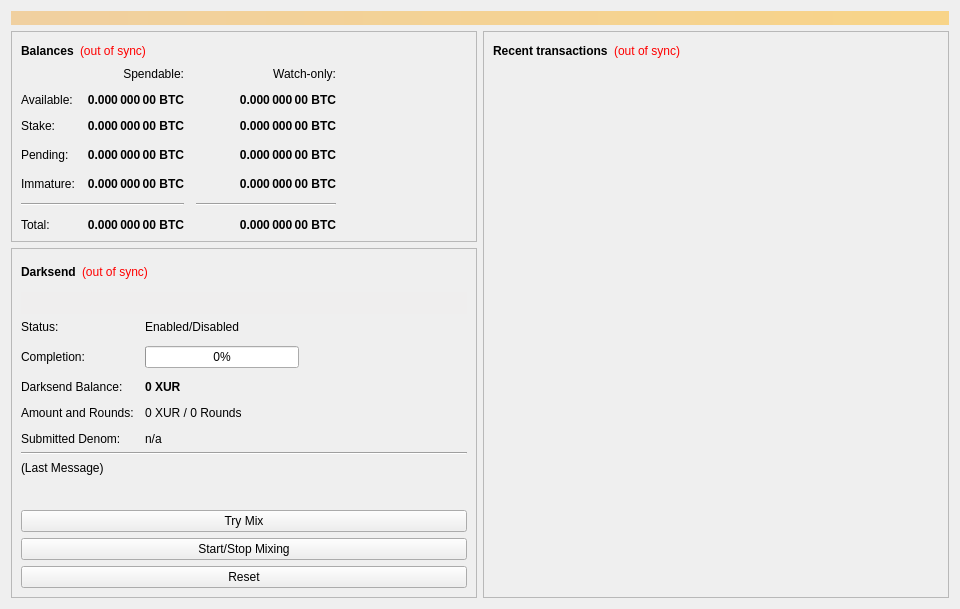
<?xml version="1.0" encoding="UTF-8"?>
<ui version="4.0">
 <class>OverviewPage</class>
 <widget class="QWidget" name="OverviewPage">
  <property name="geometry">
   <rect>
    <x>0</x>
    <y>0</y>
    <width>960</width>
    <height>594</height>
   </rect>
  </property>
  <property name="minimumSize">
   <size>
    <width>960</width>
    <height>0</height>
   </size>
  </property>
  <property name="windowTitle">
   <string>Form</string>
  </property>
  <layout class="QVBoxLayout" name="topLayout">
   <item>
    <widget class="QLabel" name="labelAlerts">
     <property name="visible">
      <bool>false</bool>
     </property>
     <property name="styleSheet">
      <string notr="true">background-color: qlineargradient(x1: 0, y1: 0, x2: 1, y2: 0, stop:0 #F0D0A0, stop:1 #F8D488); color:#000000;</string>
     </property>
     <property name="wordWrap">
      <bool>true</bool>
     </property>
     <property name="margin">
      <number>3</number>
     </property>
    </widget>
   </item>
   <item>
    <layout class="QHBoxLayout" name="horizontalLayout" stretch="1,1">
     <item>
      <layout class="QVBoxLayout" name="verticalLayout_2">
       <item>
        <widget class="QFrame" name="frame">
         <property name="frameShape">
          <enum>QFrame::StyledPanel</enum>
         </property>
         <property name="frameShadow">
          <enum>QFrame::Raised</enum>
         </property>
         <layout class="QVBoxLayout" name="verticalLayout_4">
          <item>
           <layout class="QHBoxLayout" name="horizontalLayout_4">
            <item>
             <widget class="QLabel" name="label_5">
              <property name="font">
               <font>
                <weight>75</weight>
                <bold>true</bold>
               </font>
              </property>
              <property name="text">
               <string>Balances</string>
              </property>
             </widget>
            </item>
            <item>
             <widget class="QLabel" name="labelWalletStatus">
              <property name="cursor">
               <cursorShape>WhatsThisCursor</cursorShape>
              </property>
              <property name="toolTip">
               <string>The displayed information may be out of date. Your wallet automatically synchronizes with the Baxur network after a connection is established, but this process has not completed yet.</string>
              </property>
              <property name="styleSheet">
               <string notr="true">QLabel { color: red; }</string>
              </property>
              <property name="text">
               <string notr="true">(out of sync)</string>
              </property>
              <property name="alignment">
               <set>Qt::AlignLeading|Qt::AlignLeft|Qt::AlignVCenter</set>
              </property>
             </widget>
            </item>
            <item>
             <spacer name="horizontalSpacer_3">
              <property name="orientation">
               <enum>Qt::Horizontal</enum>
              </property>
              <property name="sizeHint" stdset="0">
               <size>
                <width>40</width>
                <height>20</height>
               </size>
              </property>
             </spacer>
            </item>
           </layout>
          </item>
          <item>
           <layout class="QGridLayout" name="gridLayout">
            <property name="spacing">
             <number>12</number>
            </property>
            <item row="3" column="2">
             <widget class="QLabel" name="labelWatchPending">
              <property name="font">
               <font>
                <weight>75</weight>
                <bold>true</bold>
               </font>
              </property>
              <property name="cursor">
               <cursorShape>IBeamCursor</cursorShape>
              </property>
              <property name="toolTip">
               <string>Unconfirmed transactions to watch-only addresses</string>
              </property>
              <property name="text">
               <string notr="true">0.000 000 00 BTC</string>
              </property>
              <property name="alignment">
               <set>Qt::AlignRight|Qt::AlignTrailing|Qt::AlignVCenter</set>
              </property>
              <property name="textInteractionFlags">
               <set>Qt::LinksAccessibleByMouse|Qt::TextSelectableByKeyboard|Qt::TextSelectableByMouse</set>
              </property>
             </widget>
            </item>
            <item row="3" column="1">
             <widget class="QLabel" name="labelUnconfirmed">
              <property name="font">
               <font>
                <weight>75</weight>
                <bold>true</bold>
               </font>
              </property>
              <property name="cursor">
               <cursorShape>IBeamCursor</cursorShape>
              </property>
              <property name="toolTip">
               <string>Total of transactions that have yet to be confirmed, and do not yet count toward the spendable balance</string>
              </property>
              <property name="text">
               <string notr="true">0.000 000 00 BTC</string>
              </property>
              <property name="alignment">
               <set>Qt::AlignRight|Qt::AlignTrailing|Qt::AlignVCenter</set>
              </property>
              <property name="textInteractionFlags">
               <set>Qt::LinksAccessibleByMouse|Qt::TextSelectableByKeyboard|Qt::TextSelectableByMouse</set>
              </property>
             </widget>
            </item>
            <item row="4" column="2">
             <widget class="QLabel" name="labelWatchImmature">
              <property name="font">
               <font>
                <weight>75</weight>
                <bold>true</bold>
               </font>
              </property>
              <property name="cursor">
               <cursorShape>IBeamCursor</cursorShape>
              </property>
              <property name="toolTip">
               <string>Mined balance in watch-only addresses that has not yet matured</string>
              </property>
              <property name="text">
               <string notr="true">0.000 000 00 BTC</string>
              </property>
              <property name="alignment">
               <set>Qt::AlignRight|Qt::AlignTrailing|Qt::AlignVCenter</set>
              </property>
              <property name="textInteractionFlags">
               <set>Qt::LinksAccessibleByMouse|Qt::TextSelectableByKeyboard|Qt::TextSelectableByMouse</set>
              </property>
             </widget>
            </item>
            <item row="5" column="0" colspan="2">
             <widget class="Line" name="lineSpendableBalance">
              <property name="orientation">
               <enum>Qt::Horizontal</enum>
              </property>
             </widget>
            </item>
            <item row="5" column="2">
             <widget class="Line" name="lineWatchBalance">
              <property name="sizePolicy">
               <sizepolicy hsizetype="Preferred" vsizetype="Fixed">
                <horstretch>0</horstretch>
                <verstretch>0</verstretch>
               </sizepolicy>
              </property>
              <property name="minimumSize">
               <size>
                <width>140</width>
                <height>0</height>
               </size>
              </property>
              <property name="orientation">
               <enum>Qt::Horizontal</enum>
              </property>
             </widget>
            </item>
            <item row="6" column="0">
             <widget class="QLabel" name="labelTotalText">
              <property name="text">
               <string>Total:</string>
              </property>
             </widget>
            </item>
            <item row="4" column="1">
             <widget class="QLabel" name="labelImmature">
              <property name="font">
               <font>
                <weight>75</weight>
                <bold>true</bold>
               </font>
              </property>
              <property name="cursor">
               <cursorShape>IBeamCursor</cursorShape>
              </property>
              <property name="toolTip">
               <string>Mined balance that has not yet matured</string>
              </property>
              <property name="text">
               <string notr="true">0.000 000 00 BTC</string>
              </property>
              <property name="alignment">
               <set>Qt::AlignRight|Qt::AlignTrailing|Qt::AlignVCenter</set>
              </property>
              <property name="textInteractionFlags">
               <set>Qt::LinksAccessibleByMouse|Qt::TextSelectableByKeyboard|Qt::TextSelectableByMouse</set>
              </property>
             </widget>
            </item>
            <item row="3" column="3">
             <spacer name="horizontalSpacer_2">
              <property name="orientation">
               <enum>Qt::Horizontal</enum>
              </property>
              <property name="sizeHint" stdset="0">
               <size>
                <width>40</width>
                <height>20</height>
               </size>
              </property>
             </spacer>
            </item>
            <item row="4" column="0">
             <widget class="QLabel" name="labelImmatureText">
              <property name="text">
               <string>Immature:</string>
              </property>
             </widget>
            </item>
            <item row="6" column="1">
             <widget class="QLabel" name="labelTotal">
              <property name="font">
               <font>
                <weight>75</weight>
                <bold>true</bold>
               </font>
              </property>
              <property name="cursor">
               <cursorShape>IBeamCursor</cursorShape>
              </property>
              <property name="toolTip">
               <string>Your current total balance</string>
              </property>
              <property name="text">
               <string notr="true">0.000 000 00 BTC</string>
              </property>
              <property name="alignment">
               <set>Qt::AlignRight|Qt::AlignTrailing|Qt::AlignVCenter</set>
              </property>
              <property name="textInteractionFlags">
               <set>Qt::LinksAccessibleByMouse|Qt::TextSelectableByKeyboard|Qt::TextSelectableByMouse</set>
              </property>
             </widget>
            </item>
            <item row="6" column="2">
             <widget class="QLabel" name="labelWatchTotal">
              <property name="font">
               <font>
                <weight>75</weight>
                <bold>true</bold>
               </font>
              </property>
              <property name="cursor">
               <cursorShape>IBeamCursor</cursorShape>
              </property>
              <property name="toolTip">
               <string>Current total balance in watch-only addresses</string>
              </property>
              <property name="text">
               <string notr="true">0.000 000 00 BTC</string>
              </property>
              <property name="alignment">
               <set>Qt::AlignRight|Qt::AlignTrailing|Qt::AlignVCenter</set>
              </property>
              <property name="textInteractionFlags">
               <set>Qt::LinksAccessibleByMouse|Qt::TextSelectableByKeyboard|Qt::TextSelectableByMouse</set>
              </property>
             </widget>
            </item>
            <item row="0" column="2">
             <widget class="QLabel" name="labelWatchonly">
              <property name="text">
               <string>Watch-only:</string>
              </property>
              <property name="alignment">
               <set>Qt::AlignRight|Qt::AlignTrailing|Qt::AlignVCenter</set>
              </property>
             </widget>
            </item>
            <item row="1" column="0">
             <widget class="QLabel" name="labelBalanceText">
              <property name="text">
               <string>Available:</string>
              </property>
             </widget>
            </item>
            <item row="1" column="1">
             <widget class="QLabel" name="labelBalance">
              <property name="font">
               <font>
                <weight>75</weight>
                <bold>true</bold>
               </font>
              </property>
              <property name="cursor">
               <cursorShape>IBeamCursor</cursorShape>
              </property>
              <property name="toolTip">
               <string>Your current spendable balance</string>
              </property>
              <property name="text">
               <string notr="true">0.000 000 00 BTC</string>
              </property>
              <property name="alignment">
               <set>Qt::AlignRight|Qt::AlignTrailing|Qt::AlignVCenter</set>
              </property>
              <property name="textInteractionFlags">
               <set>Qt::LinksAccessibleByMouse|Qt::TextSelectableByKeyboard|Qt::TextSelectableByMouse</set>
              </property>
             </widget>
            </item>
            <item row="2" column="0">
             <widget class="QLabel" name="label_10">
              <property name="text">
               <string>Stake:</string>
              </property>
             </widget>
            </item>
            <item row="2" column="1">
             <widget class="QLabel" name="labelStake">
              <property name="font">
               <font>
                <weight>75</weight>
                <bold>true</bold>
               </font>
              </property>
              <property name="cursor">
               <cursorShape>IBeamCursor</cursorShape>
              </property>
              <property name="toolTip">
               <string>Total of coins that was staked, and do not yet count toward the current balance</string>
              </property>
              <property name="text">
               <string notr="true">0.000 000 00 BTC</string>
              </property>
              <property name="alignment">
               <set>Qt::AlignRight|Qt::AlignTrailing|Qt::AlignVCenter</set>
              </property>
              <property name="textInteractionFlags">
               <set>Qt::LinksAccessibleByMouse|Qt::TextSelectableByKeyboard|Qt::TextSelectableByMouse</set>
              </property>
             </widget>
            </item>
            <item row="2" column="2">
             <widget class="QLabel" name="labelWatchStake">
              <property name="font">
               <font>
                <weight>75</weight>
                <bold>true</bold>
               </font>
              </property>
              <property name="cursor">
               <cursorShape>IBeamCursor</cursorShape>
              </property>
              <property name="toolTip">
               <string>Total of coins that was staked in watch-only addresses, and do not yet count toward the current watch-only balance</string>
              </property>
              <property name="text">
               <string notr="true">0.000 000 00 BTC</string>
              </property>
              <property name="alignment">
               <set>Qt::AlignRight|Qt::AlignTrailing|Qt::AlignVCenter</set>
              </property>
              <property name="textInteractionFlags">
               <set>Qt::LinksAccessibleByMouse|Qt::TextSelectableByKeyboard|Qt::TextSelectableByMouse</set>
              </property>
             </widget>
            </item>
            <item row="1" column="2">
             <widget class="QLabel" name="labelWatchAvailable">
              <property name="font">
               <font>
                <weight>75</weight>
                <bold>true</bold>
               </font>
              </property>
              <property name="cursor">
               <cursorShape>IBeamCursor</cursorShape>
              </property>
              <property name="toolTip">
               <string>Your current balance in watch-only addresses</string>
              </property>
              <property name="text">
               <string notr="true">0.000 000 00 BTC</string>
              </property>
              <property name="alignment">
               <set>Qt::AlignRight|Qt::AlignTrailing|Qt::AlignVCenter</set>
              </property>
              <property name="textInteractionFlags">
               <set>Qt::LinksAccessibleByMouse|Qt::TextSelectableByKeyboard|Qt::TextSelectableByMouse</set>
              </property>
             </widget>
            </item>
            <item row="3" column="0">
             <widget class="QLabel" name="labelPendingText">
              <property name="text">
               <string>Pending:</string>
              </property>
             </widget>
            </item>
            <item row="0" column="1">
             <widget class="QLabel" name="labelSpendable">
              <property name="text">
               <string>Spendable:</string>
              </property>
              <property name="alignment">
               <set>Qt::AlignRight|Qt::AlignTrailing|Qt::AlignVCenter</set>
              </property>
             </widget>
            </item>
           </layout>
          </item>
         </layout>
        </widget>
       </item>
       <item>
        <widget class="QFrame" name="frameDarksend">
         <property name="sizePolicy">
          <sizepolicy hsizetype="Expanding" vsizetype="Expanding">
           <horstretch>0</horstretch>
           <verstretch>0</verstretch>
          </sizepolicy>
         </property>
         <property name="minimumSize">
          <size>
           <width>0</width>
           <height>350</height>
          </size>
         </property>
         <property name="layoutDirection">
          <enum>Qt::LeftToRight</enum>
         </property>
         <property name="frameShape">
          <enum>QFrame::StyledPanel</enum>
         </property>
         <property name="frameShadow">
          <enum>QFrame::Raised</enum>
         </property>
         <layout class="QVBoxLayout" name="verticalLayout_5">
          <item>
           <layout class="QHBoxLayout" name="horizontalLayout_5">
            <item>
             <widget class="QLabel" name="label_2">
              <property name="font">
               <font>
                <weight>75</weight>
                <bold>true</bold>
               </font>
              </property>
              <property name="text">
               <string>Darksend</string>
              </property>
             </widget>
            </item>
            <item>
             <widget class="QLabel" name="labelDarksendSyncStatus">
              <property name="toolTip">
               <string>The displayed information may be out of date. Your wallet automatically synchronizes with the Baxur network after a connection is established, but this process has not completed yet.</string>
              </property>
              <property name="styleSheet">
               <string notr="true">QLabel { color: red; }</string>
              </property>
              <property name="text">
               <string notr="true">(out of sync)</string>
              </property>
              <property name="alignment">
               <set>Qt::AlignLeading|Qt::AlignLeft|Qt::AlignVCenter</set>
              </property>
             </widget>
            </item>
            <item>
             <spacer name="horizontalSpacer_4">
              <property name="orientation">
               <enum>Qt::Horizontal</enum>
              </property>
              <property name="sizeHint" stdset="0">
               <size>
                <width>40</width>
                <height>20</height>
               </size>
              </property>
             </spacer>
            </item>
           </layout>
          </item>
          <item>
           <widget class="QPushButton" name="runAutoDenom">
            <property name="palette">
             <palette>
              <active>
               <colorrole role="WindowText">
                <brush brushstyle="SolidPattern">
                 <color alpha="255">
                  <red>0</red>
                  <green>0</green>
                  <blue>0</blue>
                 </color>
                </brush>
               </colorrole>
               <colorrole role="Button">
                <brush brushstyle="SolidPattern">
                 <color alpha="255">
                  <red>239</red>
                  <green>238</green>
                  <blue>238</blue>
                 </color>
                </brush>
               </colorrole>
               <colorrole role="Light">
                <brush brushstyle="SolidPattern">
                 <color alpha="255">
                  <red>255</red>
                  <green>255</green>
                  <blue>255</blue>
                 </color>
                </brush>
               </colorrole>
               <colorrole role="Midlight">
                <brush brushstyle="SolidPattern">
                 <color alpha="255">
                  <red>247</red>
                  <green>246</green>
                  <blue>246</blue>
                 </color>
                </brush>
               </colorrole>
               <colorrole role="Dark">
                <brush brushstyle="SolidPattern">
                 <color alpha="255">
                  <red>119</red>
                  <green>119</green>
                  <blue>119</blue>
                 </color>
                </brush>
               </colorrole>
               <colorrole role="Mid">
                <brush brushstyle="SolidPattern">
                 <color alpha="255">
                  <red>159</red>
                  <green>159</green>
                  <blue>159</blue>
                 </color>
                </brush>
               </colorrole>
               <colorrole role="Text">
                <brush brushstyle="SolidPattern">
                 <color alpha="255">
                  <red>0</red>
                  <green>0</green>
                  <blue>0</blue>
                 </color>
                </brush>
               </colorrole>
               <colorrole role="BrightText">
                <brush brushstyle="SolidPattern">
                 <color alpha="255">
                  <red>255</red>
                  <green>255</green>
                  <blue>255</blue>
                 </color>
                </brush>
               </colorrole>
               <colorrole role="ButtonText">
                <brush brushstyle="SolidPattern">
                 <color alpha="255">
                  <red>0</red>
                  <green>0</green>
                  <blue>0</blue>
                 </color>
                </brush>
               </colorrole>
               <colorrole role="Base">
                <brush brushstyle="SolidPattern">
                 <color alpha="255">
                  <red>255</red>
                  <green>255</green>
                  <blue>255</blue>
                 </color>
                </brush>
               </colorrole>
               <colorrole role="Window">
                <brush brushstyle="SolidPattern">
                 <color alpha="255">
                  <red>239</red>
                  <green>238</green>
                  <blue>238</blue>
                 </color>
                </brush>
               </colorrole>
               <colorrole role="Shadow">
                <brush brushstyle="SolidPattern">
                 <color alpha="255">
                  <red>0</red>
                  <green>0</green>
                  <blue>0</blue>
                 </color>
                </brush>
               </colorrole>
               <colorrole role="AlternateBase">
                <brush brushstyle="SolidPattern">
                 <color alpha="255">
                  <red>247</red>
                  <green>246</green>
                  <blue>246</blue>
                 </color>
                </brush>
               </colorrole>
               <colorrole role="ToolTipBase">
                <brush brushstyle="SolidPattern">
                 <color alpha="255">
                  <red>255</red>
                  <green>255</green>
                  <blue>220</blue>
                 </color>
                </brush>
               </colorrole>
               <colorrole role="ToolTipText">
                <brush brushstyle="SolidPattern">
                 <color alpha="255">
                  <red>0</red>
                  <green>0</green>
                  <blue>0</blue>
                 </color>
                </brush>
               </colorrole>
              </active>
              <inactive>
               <colorrole role="WindowText">
                <brush brushstyle="SolidPattern">
                 <color alpha="255">
                  <red>0</red>
                  <green>0</green>
                  <blue>0</blue>
                 </color>
                </brush>
               </colorrole>
               <colorrole role="Button">
                <brush brushstyle="SolidPattern">
                 <color alpha="255">
                  <red>239</red>
                  <green>238</green>
                  <blue>238</blue>
                 </color>
                </brush>
               </colorrole>
               <colorrole role="Light">
                <brush brushstyle="SolidPattern">
                 <color alpha="255">
                  <red>255</red>
                  <green>255</green>
                  <blue>255</blue>
                 </color>
                </brush>
               </colorrole>
               <colorrole role="Midlight">
                <brush brushstyle="SolidPattern">
                 <color alpha="255">
                  <red>247</red>
                  <green>246</green>
                  <blue>246</blue>
                 </color>
                </brush>
               </colorrole>
               <colorrole role="Dark">
                <brush brushstyle="SolidPattern">
                 <color alpha="255">
                  <red>119</red>
                  <green>119</green>
                  <blue>119</blue>
                 </color>
                </brush>
               </colorrole>
               <colorrole role="Mid">
                <brush brushstyle="SolidPattern">
                 <color alpha="255">
                  <red>159</red>
                  <green>159</green>
                  <blue>159</blue>
                 </color>
                </brush>
               </colorrole>
               <colorrole role="Text">
                <brush brushstyle="SolidPattern">
                 <color alpha="255">
                  <red>0</red>
                  <green>0</green>
                  <blue>0</blue>
                 </color>
                </brush>
               </colorrole>
               <colorrole role="BrightText">
                <brush brushstyle="SolidPattern">
                 <color alpha="255">
                  <red>255</red>
                  <green>255</green>
                  <blue>255</blue>
                 </color>
                </brush>
               </colorrole>
               <colorrole role="ButtonText">
                <brush brushstyle="SolidPattern">
                 <color alpha="255">
                  <red>0</red>
                  <green>0</green>
                  <blue>0</blue>
                 </color>
                </brush>
               </colorrole>
               <colorrole role="Base">
                <brush brushstyle="SolidPattern">
                 <color alpha="255">
                  <red>255</red>
                  <green>255</green>
                  <blue>255</blue>
                 </color>
                </brush>
               </colorrole>
               <colorrole role="Window">
                <brush brushstyle="SolidPattern">
                 <color alpha="255">
                  <red>239</red>
                  <green>238</green>
                  <blue>238</blue>
                 </color>
                </brush>
               </colorrole>
               <colorrole role="Shadow">
                <brush brushstyle="SolidPattern">
                 <color alpha="255">
                  <red>0</red>
                  <green>0</green>
                  <blue>0</blue>
                 </color>
                </brush>
               </colorrole>
               <colorrole role="AlternateBase">
                <brush brushstyle="SolidPattern">
                 <color alpha="255">
                  <red>247</red>
                  <green>246</green>
                  <blue>246</blue>
                 </color>
                </brush>
               </colorrole>
               <colorrole role="ToolTipBase">
                <brush brushstyle="SolidPattern">
                 <color alpha="255">
                  <red>255</red>
                  <green>255</green>
                  <blue>220</blue>
                 </color>
                </brush>
               </colorrole>
               <colorrole role="ToolTipText">
                <brush brushstyle="SolidPattern">
                 <color alpha="255">
                  <red>0</red>
                  <green>0</green>
                  <blue>0</blue>
                 </color>
                </brush>
               </colorrole>
              </inactive>
              <disabled>
               <colorrole role="WindowText">
                <brush brushstyle="SolidPattern">
                 <color alpha="255">
                  <red>119</red>
                  <green>119</green>
                  <blue>119</blue>
                 </color>
                </brush>
               </colorrole>
               <colorrole role="Button">
                <brush brushstyle="SolidPattern">
                 <color alpha="255">
                  <red>239</red>
                  <green>238</green>
                  <blue>238</blue>
                 </color>
                </brush>
               </colorrole>
               <colorrole role="Light">
                <brush brushstyle="SolidPattern">
                 <color alpha="255">
                  <red>255</red>
                  <green>255</green>
                  <blue>255</blue>
                 </color>
                </brush>
               </colorrole>
               <colorrole role="Midlight">
                <brush brushstyle="SolidPattern">
                 <color alpha="255">
                  <red>247</red>
                  <green>246</green>
                  <blue>246</blue>
                 </color>
                </brush>
               </colorrole>
               <colorrole role="Dark">
                <brush brushstyle="SolidPattern">
                 <color alpha="255">
                  <red>119</red>
                  <green>119</green>
                  <blue>119</blue>
                 </color>
                </brush>
               </colorrole>
               <colorrole role="Mid">
                <brush brushstyle="SolidPattern">
                 <color alpha="255">
                  <red>159</red>
                  <green>159</green>
                  <blue>159</blue>
                 </color>
                </brush>
               </colorrole>
               <colorrole role="Text">
                <brush brushstyle="SolidPattern">
                 <color alpha="255">
                  <red>119</red>
                  <green>119</green>
                  <blue>119</blue>
                 </color>
                </brush>
               </colorrole>
               <colorrole role="BrightText">
                <brush brushstyle="SolidPattern">
                 <color alpha="255">
                  <red>255</red>
                  <green>255</green>
                  <blue>255</blue>
                 </color>
                </brush>
               </colorrole>
               <colorrole role="ButtonText">
                <brush brushstyle="SolidPattern">
                 <color alpha="255">
                  <red>119</red>
                  <green>119</green>
                  <blue>119</blue>
                 </color>
                </brush>
               </colorrole>
               <colorrole role="Base">
                <brush brushstyle="SolidPattern">
                 <color alpha="255">
                  <red>239</red>
                  <green>238</green>
                  <blue>238</blue>
                 </color>
                </brush>
               </colorrole>
               <colorrole role="Window">
                <brush brushstyle="SolidPattern">
                 <color alpha="255">
                  <red>239</red>
                  <green>238</green>
                  <blue>238</blue>
                 </color>
                </brush>
               </colorrole>
               <colorrole role="Shadow">
                <brush brushstyle="SolidPattern">
                 <color alpha="255">
                  <red>0</red>
                  <green>0</green>
                  <blue>0</blue>
                 </color>
                </brush>
               </colorrole>
               <colorrole role="AlternateBase">
                <brush brushstyle="SolidPattern">
                 <color alpha="255">
                  <red>239</red>
                  <green>238</green>
                  <blue>238</blue>
                 </color>
                </brush>
               </colorrole>
               <colorrole role="ToolTipBase">
                <brush brushstyle="SolidPattern">
                 <color alpha="255">
                  <red>255</red>
                  <green>255</green>
                  <blue>220</blue>
                 </color>
                </brush>
               </colorrole>
               <colorrole role="ToolTipText">
                <brush brushstyle="SolidPattern">
                 <color alpha="255">
                  <red>0</red>
                  <green>0</green>
                  <blue>0</blue>
                 </color>
                </brush>
               </colorrole>
              </disabled>
             </palette>
            </property>
            <property name="focusPolicy">
             <enum>Qt::NoFocus</enum>
            </property>
            <property name="autoFillBackground">
             <bool>true</bool>
            </property>
            <property name="text">
             <string/>
            </property>
            <property name="flat">
             <bool>true</bool>
            </property>
           </widget>
          </item>
          <item>
           <layout class="QFormLayout" name="formLayout">
            <property name="fieldGrowthPolicy">
             <enum>QFormLayout::AllNonFixedFieldsGrow</enum>
            </property>
            <property name="horizontalSpacing">
             <number>11</number>
            </property>
            <property name="verticalSpacing">
             <number>12</number>
            </property>
            <item row="0" column="0">
             <widget class="QLabel" name="label_6">
              <property name="text">
               <string>Status:</string>
              </property>
             </widget>
            </item>
            <item row="1" column="0">
             <widget class="QLabel" name="label_7">
              <property name="text">
               <string>Completion:</string>
              </property>
             </widget>
            </item>
            <item row="1" column="1">
             <widget class="QProgressBar" name="darksendProgress">
              <property name="maximumSize">
               <size>
                <width>154</width>
                <height>16777215</height>
               </size>
              </property>
              <property name="value">
               <number>0</number>
              </property>
             </widget>
            </item>
            <item row="3" column="0">
             <widget class="QLabel" name="labelAnonymizedText">
              <property name="text">
               <string>Darksend Balance:</string>
              </property>
             </widget>
            </item>
            <item row="3" column="1">
             <widget class="QLabel" name="labelAnonymized">
              <property name="font">
               <font>
                <weight>75</weight>
                <bold>true</bold>
               </font>
              </property>
              <property name="text">
               <string notr="true">0 XUR</string>
              </property>
             </widget>
            </item>
            <item row="4" column="0">
             <widget class="QLabel" name="label_8">
              <property name="text">
               <string>Amount and Rounds:</string>
              </property>
             </widget>
            </item>
            <item row="4" column="1">
             <widget class="QLabel" name="labelAmountRounds">
              <property name="text">
               <string>0 XUR / 0 Rounds</string>
              </property>
             </widget>
            </item>
            <item row="5" column="0">
             <widget class="QLabel" name="label_9">
              <property name="text">
               <string>Submitted Denom:</string>
              </property>
             </widget>
            </item>
            <item row="5" column="1">
             <widget class="QLabel" name="labelSubmittedDenom">
              <property name="toolTip">
               <string>The denominations you submitted to the Masternode.&lt;br&gt;To mix, other users must submit the exact same denominations.</string>
              </property>
              <property name="text">
               <string>n/a</string>
              </property>
             </widget>
            </item>
            <item row="0" column="1">
             <widget class="QLabel" name="darksendEnabled">
              <property name="text">
               <string>Enabled/Disabled</string>
              </property>
             </widget>
            </item>
           </layout>
          </item>
          <item>
           <widget class="Line" name="lineLastMessage">
            <property name="orientation">
             <enum>Qt::Horizontal</enum>
            </property>
           </widget>
          </item>
          <item>
           <widget class="QLabel" name="darksendStatus">
            <property name="minimumSize">
             <size>
              <width>288</width>
              <height>43</height>
             </size>
            </property>
            <property name="text">
             <string>(Last Message)</string>
            </property>
            <property name="alignment">
             <set>Qt::AlignLeading|Qt::AlignLeft|Qt::AlignTop</set>
            </property>
            <property name="wordWrap">
             <bool>true</bool>
            </property>
           </widget>
          </item>
          <item>
           <widget class="QPushButton" name="darksendAuto">
            <property name="sizePolicy">
             <sizepolicy hsizetype="MinimumExpanding" vsizetype="Fixed">
              <horstretch>0</horstretch>
              <verstretch>0</verstretch>
             </sizepolicy>
            </property>
            <property name="toolTip">
             <string>Try to manually submit a Darksend request.</string>
            </property>
            <property name="text">
             <string>Try Mix</string>
            </property>
           </widget>
          </item>
          <item>
           <widget class="QPushButton" name="toggleDarksend">
            <property name="sizePolicy">
             <sizepolicy hsizetype="MinimumExpanding" vsizetype="Fixed">
              <horstretch>0</horstretch>
              <verstretch>0</verstretch>
             </sizepolicy>
            </property>
            <property name="text">
             <string>Start/Stop Mixing</string>
            </property>
           </widget>
          </item>
          <item>
           <widget class="QPushButton" name="darksendReset">
            <property name="sizePolicy">
             <sizepolicy hsizetype="MinimumExpanding" vsizetype="Fixed">
              <horstretch>0</horstretch>
              <verstretch>0</verstretch>
             </sizepolicy>
            </property>
            <property name="toolTip">
             <string>Reset the current status of Darksend (can interrupt Darksend if it's in the process of Mixing, which can cost you money!)</string>
            </property>
            <property name="autoFillBackground">
             <bool>false</bool>
            </property>
            <property name="text">
             <string>Reset</string>
            </property>
           </widget>
          </item>
         </layout>
        </widget>
       </item>
       <item>
        <spacer name="verticalSpacer">
         <property name="orientation">
          <enum>Qt::Vertical</enum>
         </property>
         <property name="sizeHint" stdset="0">
          <size>
           <width>20</width>
           <height>40</height>
          </size>
         </property>
        </spacer>
       </item>
      </layout>
     </item>
     <item>
      <layout class="QVBoxLayout" name="verticalLayout_3">
       <item>
        <widget class="QFrame" name="frame_2">
         <property name="frameShape">
          <enum>QFrame::StyledPanel</enum>
         </property>
         <property name="frameShadow">
          <enum>QFrame::Raised</enum>
         </property>
         <layout class="QVBoxLayout" name="verticalLayout">
          <item>
           <layout class="QHBoxLayout" name="horizontalLayout_2">
            <item>
             <widget class="QLabel" name="label_4">
              <property name="font">
               <font>
                <weight>75</weight>
                <bold>true</bold>
               </font>
              </property>
              <property name="text">
               <string>Recent transactions</string>
              </property>
             </widget>
            </item>
            <item>
             <widget class="QLabel" name="labelTransactionsStatus">
              <property name="cursor">
               <cursorShape>WhatsThisCursor</cursorShape>
              </property>
              <property name="toolTip">
               <string>The displayed information may be out of date. Your wallet automatically synchronizes with the Baxur network after a connection is established, but this process has not completed yet.</string>
              </property>
              <property name="styleSheet">
               <string notr="true">QLabel { color: red; }</string>
              </property>
              <property name="text">
               <string notr="true">(out of sync)</string>
              </property>
              <property name="alignment">
               <set>Qt::AlignRight|Qt::AlignTrailing|Qt::AlignVCenter</set>
              </property>
             </widget>
            </item>
            <item>
             <spacer name="horizontalSpacer">
              <property name="orientation">
               <enum>Qt::Horizontal</enum>
              </property>
              <property name="sizeHint" stdset="0">
               <size>
                <width>40</width>
                <height>20</height>
               </size>
              </property>
             </spacer>
            </item>
           </layout>
          </item>
          <item>
           <widget class="QListView" name="listTransactions">
            <property name="styleSheet">
             <string notr="true">QListView { background: transparent; }</string>
            </property>
            <property name="frameShape">
             <enum>QFrame::NoFrame</enum>
            </property>
            <property name="verticalScrollBarPolicy">
             <enum>Qt::ScrollBarAlwaysOff</enum>
            </property>
            <property name="horizontalScrollBarPolicy">
             <enum>Qt::ScrollBarAlwaysOff</enum>
            </property>
            <property name="selectionMode">
             <enum>QAbstractItemView::NoSelection</enum>
            </property>
           </widget>
          </item>
         </layout>
        </widget>
       </item>
      </layout>
     </item>
    </layout>
   </item>
  </layout>
 </widget>
 <resources/>
 <connections/>
</ui>
